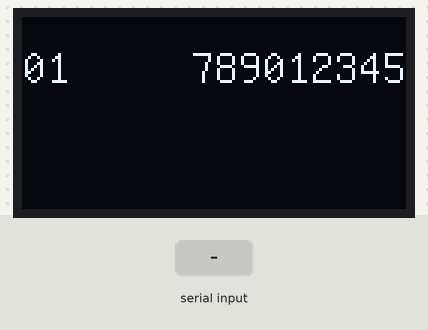
Bench run of a sketch on a simulated Arduino Uno, built with avr-gcc and run on an emulated ATmega328P. On the bench: 128×64 one-colour display. The test bench sets the inputs (shaded band). What the sketch prints to the serial monitor is not drawn.

Above: at 1.2 s.
1.3 s: "1" received over Serial
At 3.3 s:
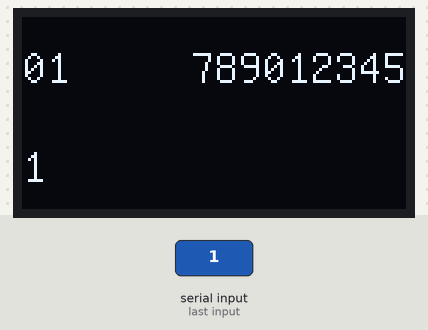
3.8 s: "0" received over Serial
At 6.2 s:
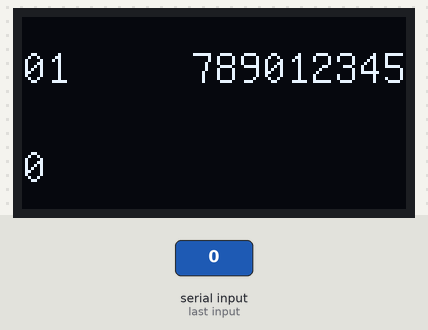
6.5 s: "2" received over Serial
At 8.0 s:
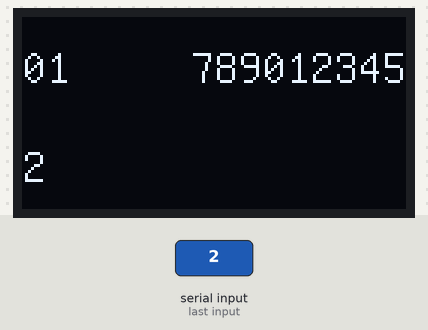
Timing chart, 0 to 9.5 s (numbered marks = the images above; inputs shaded):
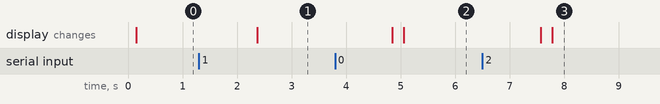

The sketch:

OLEDssd1306.ino
```cpp
#include "U8glib.h"

String c;

U8GLIB_SSD1306_128X64 u8g(U8G_I2C_OPT_NO_ACK);	// Display which does not send AC

void setup() {
  Serial.begin(19200);
  u8g.setFont(u8g_font_unifont);
}

void loop() {
  u8g.firstPage();
  do{
    if(Serial.available()>0){
      c = Serial.readString();
      Serial.print("that is the message:");
      Serial.println(c);
    }
    u8g.setColorIndex(1);
    u8g.drawStr(0,22,"01     789012345");
    u8g.drawStr(0,55,c.c_str());
  }while(u8g.nextPage());

  delay(50);
}
```

Measured:
- after the input at 1.3 s, the display: changes after 1.1 s (image 1)
- after the input at 3.8 s, the display: first changes after 1.0 s (image 2 shows a later state)
- after the input at 6.5 s, the display: first changes after 1.1 s (image 3 shows a later state)
